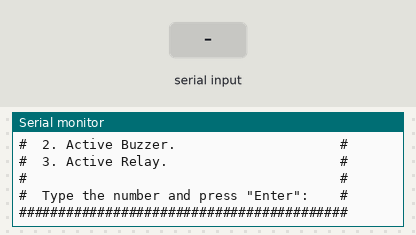
A sketch run on a simulated ESP32. Parts: the last lines printed to the serial monitor. The inputs (shaded band) are chosen by the test bench. No radio packets arrive unless stated.

Above: at 2.3 s.
2.4 s: "," received over Serial
At 4.3 s:
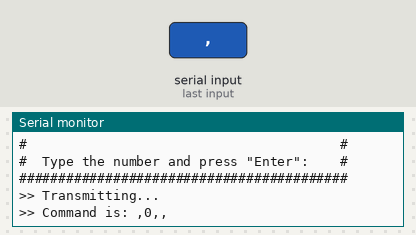
4.9 s: "1\n" received over Serial
At 5.6 s:
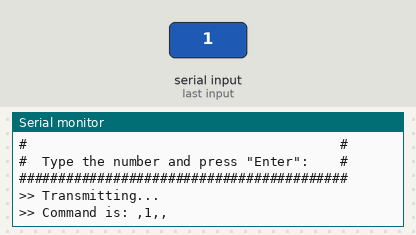

The sketch:

Master.ino
```cpp
#include <RH_RF95.h>
#include <SPI.h>

float RF95_FREQ = 433.0;
#define RFM95_CS 26
#define RFM95_RST 12
#define RFM95_INT 25
RH_RF95 rf95(RFM95_CS, RFM95_INT);
uint8_t buf[RH_RF95_MAX_MESSAGE_LEN];                                       //Receive data buffer.
char message[30];

char nodeID[3];
char nodeTemperature[6];
char nodeHumidity[6];
char nodeValue[6];

int numNode = 0;
float numTemperature = 0;
float numHumidity = 0;
float numValue = 0;
//************************************************************************************************************************
void writeOutput()
{
  Serial.print(">> Node: ");
  Serial.println(numNode);
  Serial.print(">> Temperature: ");
  Serial.println(numTemperature);
  Serial.print(">> Humidity: ");
  Serial.println(numHumidity);
  Serial.print(">> Value: ");
  Serial.println(numValue);
}
//************************************************************************************************************************
void clearVariables()
{
  memset(buf, 0, RH_RF95_MAX_MESSAGE_LEN);
  memset(message, 0, 30);
  memset(nodeID, 0, 3);
  memset(nodeTemperature, 0, 6);
  memset(nodeHumidity, 0, 6);
  memset(nodeValue, 0, 6);
}
//************************************************************************************************************************
void setup()
{
  pinMode(RFM95_RST, OUTPUT);
  digitalWrite(RFM95_RST, HIGH);

  Serial.begin(115200);
  while (!Serial) {
    delay(1);
  }
  delay(100);

  Serial.println(">> LoRa Master Test!");
  Serial.println(">> Process begins..");

  digitalWrite(RFM95_RST, LOW);                                             //Manual reset.
  delay(10);
  digitalWrite(RFM95_RST, HIGH);
  delay(10);

  if (!rf95.init())
    Serial.println(">> LoRa initialization is failed!");
  else
    Serial.println(">> LoRa initialized successfully.");


  if (!rf95.setFrequency(RF95_FREQ)) {                                      //Defaults after init are 434.0MHz, modulation GFSK_Rb250Fd250, +13dbM.
    Serial.println(">> SetFrequency failed!");
    while (1);
  }
  Serial.print(">> Set Freq to: ");
  Serial.println(RF95_FREQ);
  rf95.setTxPower(20);

  clearVariables();

  Serial.println(">> Setup is done.");
  Serial.println("***********************************************");
  delay(1000);
}
//************************************************************************************************************************
void loop()
{
  char nodeCommand[5] = "11";                                               //Define Node ID. Change here (1).
  char nodeRequest[1];
  int numRequest = 0;

  while (Serial.available() > 0) {                                          //Important for clearing the buffer. (Quiz)
    Serial.read();
  }

  Serial.println();
  Serial.println("****************************************************************");
  Serial.println("****************************************************************");
  Serial.println("##########################################");
  Serial.println("#                  Menu                  #");
  Serial.println("##########################################");
  Serial.println("#  1. Send Data.                         #");
  Serial.println("#  2. Active Buzzer.                     #");
  Serial.println("#  3. Active Relay.                      #");
  Serial.println("#                                        #");
  Serial.println("#  Type the number and press \"Enter\":    #");
  Serial.println("##########################################");

  while (!Serial.available()) {}
  int i = Serial.parseInt();

  switch (i) {
    case 1:
      numRequest = 1;
      break;
    case 2:
      numRequest = 2;
      break;
    case 3:
      numRequest = 3;
      break;
  }

  Serial.println(">> Transmitting...");

  dtostrf(numRequest, 1, 0, nodeRequest);

  strcat(nodeCommand, ",");
  strcat(nodeCommand, nodeRequest);
  strcat(nodeCommand, ",");
  Serial.print(">> Command is: ");
  Serial.println(nodeCommand);

  rf95.send((uint8_t *) nodeCommand, sizeof(nodeCommand));                  //Send LoRa Data.
  rf95.waitPacketSent();

  if (rf95.waitAvailableTimeout(1000))                                      //Listen Data from LoRa Node.
  {
    int i = 0, j = 0, code[4];
    int m1 = 0, m2 = 0, m3 = 0, m4 = 0;
    uint8_t len = sizeof(buf);                                              //Data buffer length.
    if (rf95.recv(buf, &len))                                               //Check if there is incoming data.
    {
      strcpy(message, (char *)buf);
      Serial.print(">> Message is: ");
      Serial.println(message);
      while (i < 30) {
        if (message[i] == ',') {
          code[j] = i;
          j++;
        }
        i++;
      }
      for (int k = 0; k < code[0]; k++) {
        nodeID[m1] = message[k];                                            //Get nodeID.
        m1++;
      }
      for (int k = code[0] + 1; k < code[1]; k++) {
        nodeTemperature[m2] = message[k];                                   //Get Temperature.
        m2++;
      }
      for (int k = code[1] + 1; k < code[2]; k++) {
        nodeHumidity[m3] = message[k];                                      //Get Humidity.
        m3++;
      }
      for (int k = code[2] + 1; k < code[3]; k++) {
        nodeValue[m4] = message[k];                                         //Get Value.
        m4++;
      }

      numNode = atoi(nodeID);
      numHumidity = atof(nodeHumidity);
      numTemperature = atof(nodeTemperature);
      numValue = atof(nodeValue);
      if (numNode == 11) writeOutput();                                     //Change here (2).
      else {
        Serial.println(">> Message not recognized.");
        Serial.println("*********************************************");
      }
      clearVariables();
    }
  }
}
//************************************************************************************************************************
```

Measured:
- after the input at 2.4 s, the serial monitor: prints a new line after 1.0 s (image 1)
- after the input at 4.9 s, the serial monitor: prints a new line at once (image 2)
